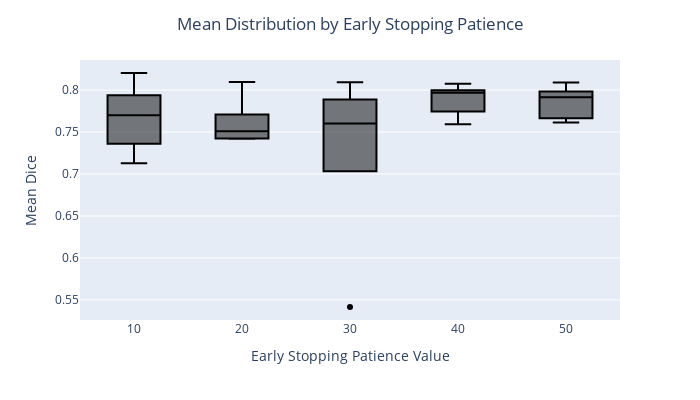

Here is the notebook cell this chart was saved with:
### Code cell
fig = px.box(df, x='patience', y='mean', color_discrete_sequence=['black'])
fig.update_layout(title_text='Mean Distribution by Early Stopping Patience', title_x=0.5)
fig.update_layout(xaxis_title='Early Stopping Patience Value', yaxis_title='Mean Dice')
fig.update_layout(height = 400, width = 700)
fig.show()

### Figure 1 — Plotly figure (JSON) as saved in the notebook; plotly's stock layout.template omitted (floating-point values rounded to 4 significant figures)
{"data": [{"alignmentgroup": "True", "hovertemplate": "patience=%{x}<br>mean=%{y}<extra></extra>", "legendgroup": "", "marker": {"color": "black"}, "name": "", "notched": false, "offsetgroup": "", "orientation": "v", "showlegend": false, "type": "box", "x": [10, 10, 10, 10, 10, 20, 20, 20, 20, 20, 30, 30, 30, 30, 30, 40, 40, 40, 40, 40, 50, 50, 50, 50, 50], "x0": " ", "xaxis": "x", "y": [0.8204, 0.77, 0.7852, 0.7128, 0.7437, 0.7582, 0.7509, 0.7424, 0.8097, 0.7419, 0.7821, 0.5415, 0.7573, 0.8093, 0.7603, 0.8077, 0.7795, 0.7592, 0.7971, 0.7968, 0.7949, 0.7914, 0.8089, 0.7682, 0.7613], "y0": " ", "yaxis": "y"}], "layout": {"boxmode": "group", "height": 400, "legend": {"tracegroupgap": 0}, "margin": {"t": 60}, "title": {"text": "Mean Distribution by Early Stopping Patience", "x": 0.5}, "width": 700, "xaxis": {"anchor": "y", "domain": [0, 1], "title": {"text": "Early Stopping Patience Value"}}, "yaxis": {"anchor": "x", "domain": [0, 1], "title": {"text": "Mean Dice"}}}}
